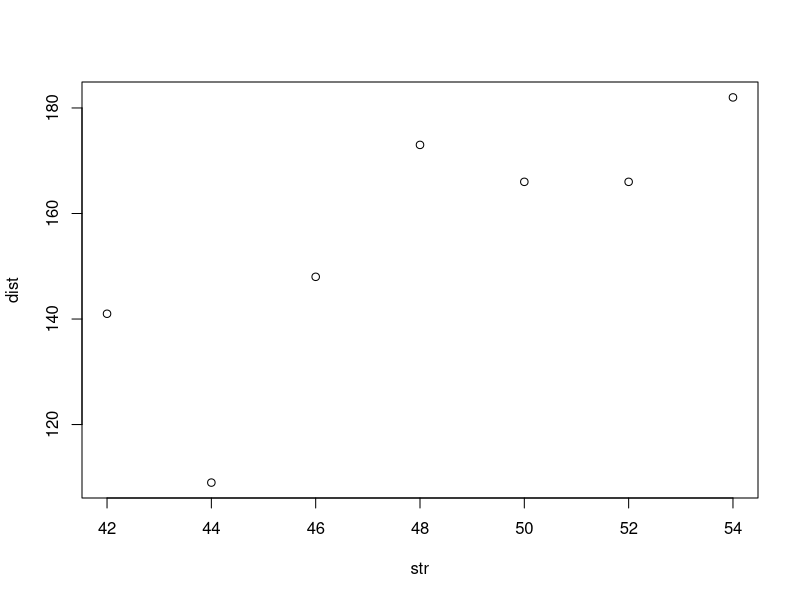

This chart was generated by the following R code: (Note: this script raises an error after producing the figure.)
#1-a) Crating dataframe
stretch_distance <- data.frame(str= c(46,54,48,50,44,42,52),
                               dist = c(148,182,173,166,109,141,166))

#1-b) ploting the distance against the stretch by using the plot() function

plot(dist ~ str, data=stretch_distance)

#2
x <- seq(101,112)

rep(c(4,6,3),4)

c(rep(4,8),rep(6,7),rep(3,9)) 

mat64 <- matrix(c(rep(4,8),rep(6,7),rep(3,9)), nrow=6, ncol=4)

rep(seq(1,9),seq(1,9))

summary(airquality)

airquality[airquality$Ozone == max(airquality$Ozone),]

airquality$Wind[airquality$Ozone > quantile(airquality$Ozone, .75)]

mean(snow$snow.cover[seq(2,10,2)])

mean(snow$snow.cover[seq(1,9,2)])

summary(attitude);

summary(cpus)

mtcars6<-mtcars[mtcars$cyl==6,]

Cars93[Cars93$Type=="Small"|Cars93$Type=="Sporty",]
